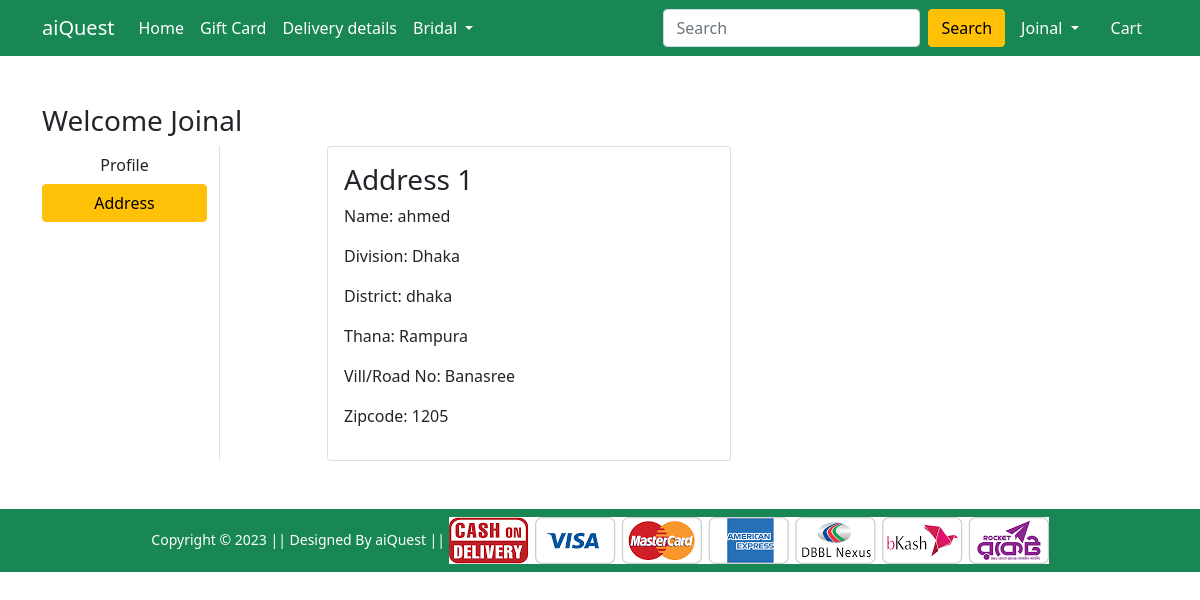
The page /address/ (signed in) on the database its author committed.
### Shop/models.py (models this page shows, shortened)
class Customer(models.Model):
    user = models.ForeignKey(User, on_delete=models.CASCADE)
    name = models.CharField(max_length=200)
    division = models.CharField(choices=DIVISION_CHOICES, max_length=50)
    district = models.CharField(max_length=200)
    thana = models.CharField(max_length=50)
    villorroad = models.CharField(max_length=50)
    zipcode = models.IntegerField()

### Shop/views.py (the view)
# urls.py: path('address/', views.address, name='address'),
@login_required
def address(request):
     add = Customer.objects.filter(user= request.user)
     return render(request, 'Shop/address.html', {'add':add, 'active':'btn-warning'})

### Shop/templates/Shop/address.html (shortened to what this page needs)
{% extends 'Shop/base.html' %}
{% load static %}
{% block main-content %}
<div class="container my-5">
    <div class="row">
        <h3>Welcome <span class="text-capitalize">{{request.user}}</span></h3>
        <div class="col-sm-2 border-end">
            <ul class="list-unstyled">
                <li class="d-grid"><a href="{% url 'profile' %}" class="btn">Profile</a></li>
                <li class="d-grid"><a href="{% url 'address' %}" class="btn {{active}}">Address</a></li>
            </ul>
        </div>
        <div class="col-sm-9 offset-sm-1">
            <div class="row">
                {% for ad in add %}
                <div class="col-sm-6">
                    <div class="card">
                        <div class="card-body">
                            <h3>Address {{forloop.counter}}</h3>
                            <p>Name: {{ad.name}}</p>
                            <p>Division: {{ad.division}}</p>
                            <p>District: {{ad.district}}</p>
                            <p>Thana: {{ad.thana}}</p>
                            <p>Vill/Road No: {{ad.villorroad}}</p>
                            <p>Zipcode: {{ad.zipcode}}</p>
                        </div>
                    </div>
                </div>
                {% endfor %}
            </div>
        </div>
    </div>
</div>
{% endblock main-content %}

### Shop/templates/Shop/base.html (shortened to what this page needs)
<!doctype html>
{% load static %}
<html lang="en">
<head>
    <link href="https://cdn.jsdelivr.net/npm/bootstrap@5.0.0-beta1/dist/css/bootstrap.min.css" rel="stylesheet"
>
    <link rel="stylesheet" href="{% static 'Shop/css/owl.carousel.min.css' %}">
    <link rel="stylesheet" href="{% static 'Shop/css/all.min.css' %}">
    <link rel="stylesheet" href="{% static 'Shop/css/style.css' %}">
</head>
<body>
    <nav class="navbar navbar-expand-lg navbar-dark bg-success">
        <div class="container">
            <a class="navbar-brand" href="/">aiQuest</a>
            <div class="collapse navbar-collapse" id="navbarSupportedContent">
                <ul class="navbar-nav me-auto mb-2 mb-lg-0">
                    <li class="nav-item">
                        <a class="nav-link active" aria-current="page" href="/">Home</a>
                    </li>
                    <li class="nav-item">
                        <a class="nav-link active" aria-current="page" href="#">Gift Card</a>
                    </li>
                    <li class="nav-item">
                        <a class="nav-link active" aria-current="page" href="#">Delivery details</a>
                    </li>
                    <li class="nav-item dropdown">
                        <a class="nav-link dropdown-toggle text-white" href="#" id="electronicsDropdown" role="button"
                            data-bs-toggle="dropdown" aria-expanded="false">
                            Bridal
                        </a>
                    </li>
                </ul>
                <form action="{% url 'search' %}" class="d-flex" method="GET">
                    <input type="search" class="form-control me-2" name="quary" placeholder="Search">
                    <button class="btn btn-warning" type="submit" >Search</button>
                </form>
                <div>
                    <ul class="navbar-nav me-auto mb-2 mb-lg-0">
                        {% if request.user.is_authenticated %}
                        <li class="nav-item dropdown mx-2">
                            <a class="nav-link dropdown-toggle text-white" href="#" id="profileDropdown" role="button"
                                data-bs-toggle="dropdown" aria-expanded="false"> {{request.user.username | capfirst}}
                            </a>
                        </li>
                        <li class="nav-item mx-2">
                            <a href="{% url 'showcart' %}" class="nav-link text-white"> Cart </a>
                        </li>
                        {% endif %}
                    </ul>
                </div>
            </div>
        </div>
    </nav>
    {% block main-content %} {% endblock main-content %}
    <footer class="container-fluid bg-success text-center p-2 mt-5">
        <small class="text-white">Copyright &copy; 2023 || Designed By aiQuest || </small>
        <img src="{% static 'Shop/images/paymentlogo.png' %}" alt="" srcset="" class="img-fluid" height="2px">
    </footer>
</body>
</html>

### rows shown on the page
Customer: name "ahmed", division "Dhaka", district "dhaka", thana "Rampura", villorroad "Banasree", zipcode "1205"

### other values the page prints
{{ request.user.username | capfirst }} "Joinal"
{{ request.user }} "Joinal"
